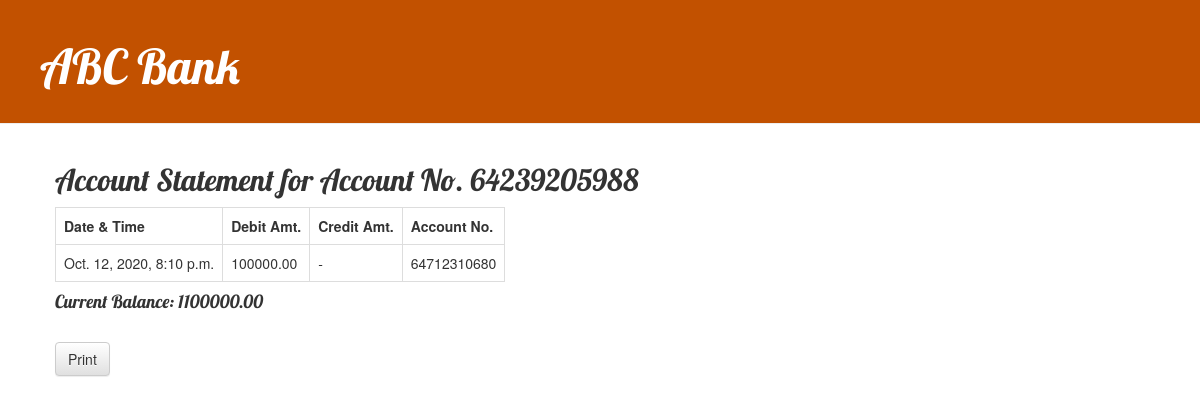
/64239205988/statement/, run on the app's committed database.
### bank/models.py (models this page shows, shortened)
class account(models.Model):
    acct_no = models.CharField(max_length = 13, primary_key = True, validators=[len11])
    customer = models.ForeignKey(customer,default = "", on_delete = models.CASCADE)
    pin = models.PositiveSmallIntegerField(validators=[len6])
    balance = models.DecimalField(max_digits = 12, decimal_places = 2)

class trans_info(models.Model):
    trans_id = models.AutoField(max_length = 12, primary_key = True)
    trans_date = models.DateTimeField()
    amount = models.DecimalField(max_digits = 12, decimal_places = 2)
    cred_acct_num = models.ForeignKey(account, on_delete = models.CASCADE, related_name = 'cred')
    deb_acct_num = models.ForeignKey(account, on_delete = models.CASCADE, related_name = 'deb')

### bank/views.py (the view)
# urls.py: path('<int:acct_no>/statement/',views.acct_statement, name = "acct_statement"),
def acct_statement(request, acct_no):
    user_acct = account.objects.get(acct_no=acct_no)
    q2 = trans_info.objects.filter(deb_acct_num = user_acct)
    q3 = trans_info.objects.filter(cred_acct_num = user_acct)
    q4 = (q2.union(q3))
    q1 = q4.order_by('-trans_date')
    return render(request,'bank/acct_statement.html',{'q1':q1,'user_acct':user_acct})

### bank/templates/bank/acct_statement.html (shortened to what this page needs)
{% extends 'bank/base.html' %}
{% block content %}
    <h2>Account Statement for Account No. {{user_acct.acct_no}}</h2>
    {% if q1 %}
    <table>
        <tr>
            <th>Date & Time</th>
            <th>Debit Amt.</th>
            <th>Credit Amt.</th>
            <th>Account No.</th>
        </tr>
        {% for val in q1 %}
            {% if val.deb_acct_num.acct_no == user_acct.acct_no %}
            <tr>
                <td>{{ val.trans_date}}</td>
                <td>{{ val.amount }}</td>
                <td> - </td>
                <td>{{ val.cred_acct_num.acct_no }}</td>
            </tr>
            {% endif %}
    {% endfor %}
    </table>
    {% else %}
    <h3>No statement to show</h3>
    {% endif %}
    <h4>Current Balance: {{user_acct.balance}}</h4>
    <br>
    <button type="button" class="btn btn-default" onclick = window.print()>Print</button>
{% endblock %}

### bank/static/css/bank.css (style rules this page uses)
h1, h2, h3, h4 { font-family: 'Lobster', cursive; }

### bank/templates/bank/acct_statement.html (style rules this page uses)
td, th { border: 1px solid #dddddd; text-align: left; padding: 8px; }

### data on the page
account: acct_no "64239205988", balance "1100000.00"
trans_info: trans_date "Oct. 12, 2020, 8:10 p.m.", amount "100000.00", cred_acct_num.acct_no "64712310680"
